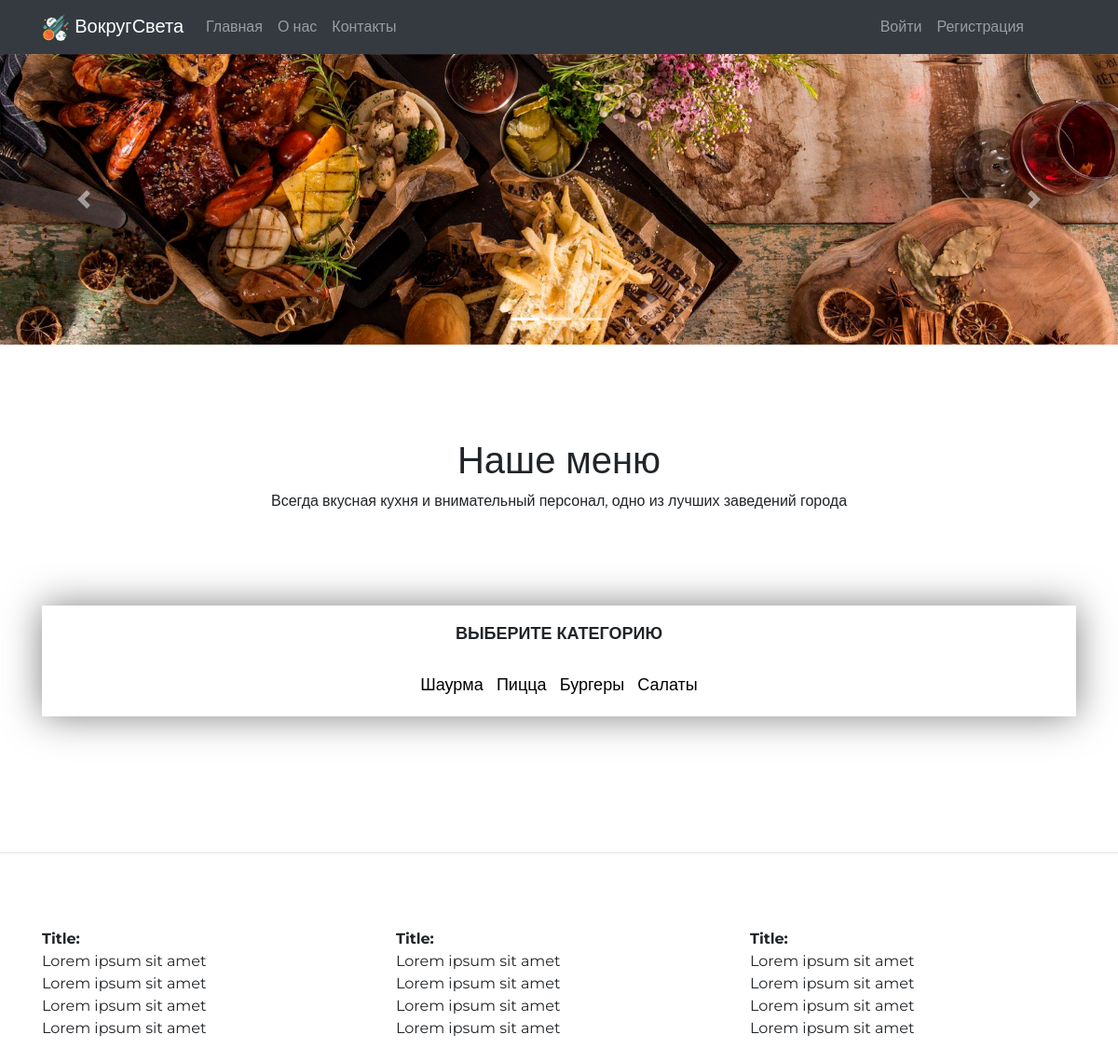
/Пицца/, run on an earlier commit of the app's database.
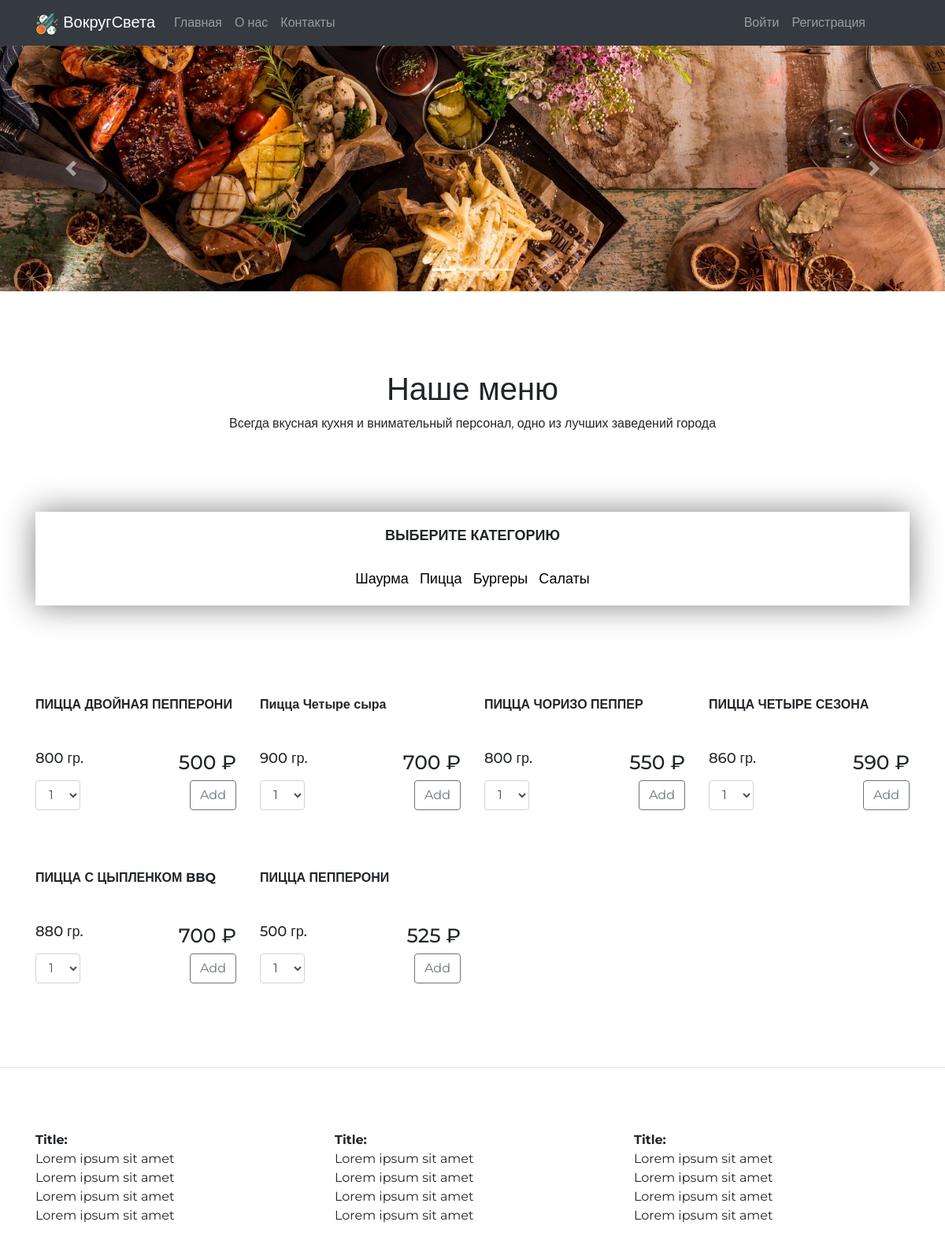
And on a later commit of the database.
### shop/models.py (models this page shows, shortened)
class Category(models.Model):
    name = models.TextField()

class Product(models.Model):
    name = models.TextField()
    description = models.TextField()
    weight = models.IntegerField()
    price = models.IntegerField()
    category = models.ForeignKey("Category", on_delete=models.CASCADE)
    image = models.ImageField(upload_to='products_pics')

### shop/views.py (the view, shortened to what this page needs)
# urls.py: path('<str:category>/', views.get_products , name="products-page"),
def get_products(request, category):
    print(request.method)
    categories = Category.objects.all()
    products = Product.objects.filter(category__name=category)
    context = {
        'categories' : categories,
        'products' : products,
        'category' : category
    }
    return render(request, template_name='shop/main.html', context=context)

### shop/templates/shop/main.html (shortened to what this page needs)
{% extends 'shop/base.html' %}
{% load static %}
{% block content %}
	<section class="carousel">
		<div id="carouselExampleIndicators" class="carousel slide" data-ride="carousel">
			<ol class="carousel-indicators">
			  <li data-target="#carouselExampleIndicators" data-slide-to="0" class="active"></li>
			  <li data-target="#carouselExampleIndicators" data-slide-to="1"></li>
			  <li data-target="#carouselExampleIndicators" data-slide-to="2"></li>
			</ol>
			<div class="carousel-inner">
			  <div class="carousel-item active">
				<img class="d-block w-100" src="{% static 'shop/images/carousel_image1.jpg' %}" alt="First slide">
			  </div>
			</div>
			<a class="carousel-control-prev" href="#carouselExampleIndicators" role="button" data-slide="prev">
			  <span class="carousel-control-prev-icon" aria-hidden="true"></span>
			</a>
			<a class="carousel-control-next" href="#carouselExampleIndicators" role="button" data-slide="next">
			  <span class="carousel-control-next-icon" aria-hidden="true"></span>
			</a>
		  </div>
	</section>
	<section class="delivery">
		<div class="container delivery">
			<div class="text-center headline">
				<h1>Наше меню</h1>
				<p class="subtitle">Всегда вкусная кухня и внимательный персонал, одно из лучших заведений города				</p>
			</div>
			<div class="row">
				<div class="col-xs-12 col-sm-12">
					<div class="categories">
						<h4>ВЫБЕРИТЕ КАТЕГОРИЮ</h4>
						<div class="categories_list">
						{% for category in categories %}
							<a href="{% url 'products-page' category.name %}">{{ category.name }}</a>
						{% endfor %}
						</div>
					</div>
				</div>
			</div>
			<div class="row">
				<div class="products">
				{% for product in products %}
					<div class="col-xs-12 col-sm-4 col-md-3">
						<div class="product">
							<div class="product-photo">
							</div>
							<div class="name">
								<strong>{{ product.name }}</strong>
							</div>
							<div class="price_weight">
								<div class="row">
									<div class="col-xs-6">
										<h4>{{ product.weight }} гр.</h4>
									</div>
									<div class="col-xs-6 text-right">
										<h3>{{ product.price }} ₽</h3>
									</div>
								</div>
							</div>
							<form method="POST" action="{% url 'products-page' category %}">
								<div class="row">
										<div class="col-xs-3">
											<select name="number" class="form-control" id="">
												<option value="1">1</option>
											</select>
										</div>
										<div class="col-xs-8 text-right">
											<button type="submit" class="btn btn-outline-secondary">Add</button>
										</div>
								</div>
							</form>
						</div>
					</div>
				{% endfor %}
				</div>
			</div>
			</div>
	</section>
{% endblock content %}

What changed in the data, as far as the page shows it:
added Product: name "ПИЦЦА ДВОЙНАЯ ПЕППЕРОНИ", weight "800", price "500"
added Product: name "Пицца Четыре сыра", weight "900", price "700"
added Product: name "ПИЦЦА ЧОРИЗО ПЕППЕР", weight "800", price "550"
added Product: name "ПИЦЦА ЧЕТЫРЕ СЕЗОНА", weight "860", price "590"
added Product: name "ПИЦЦА С ЦЫПЛЕНКОМ BBQ", weight "880", price "700"
added Product: name "ПИЦЦА ПЕППЕРОНИ", weight "500", price "525"
